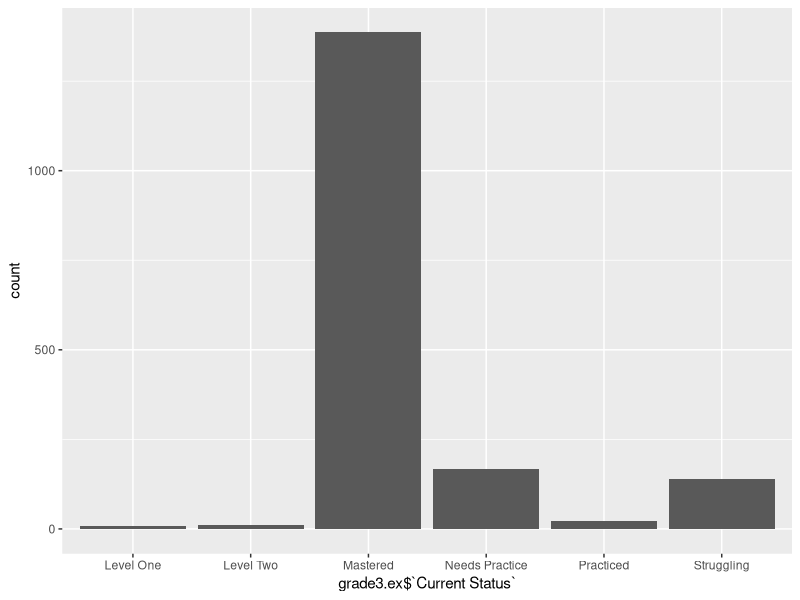
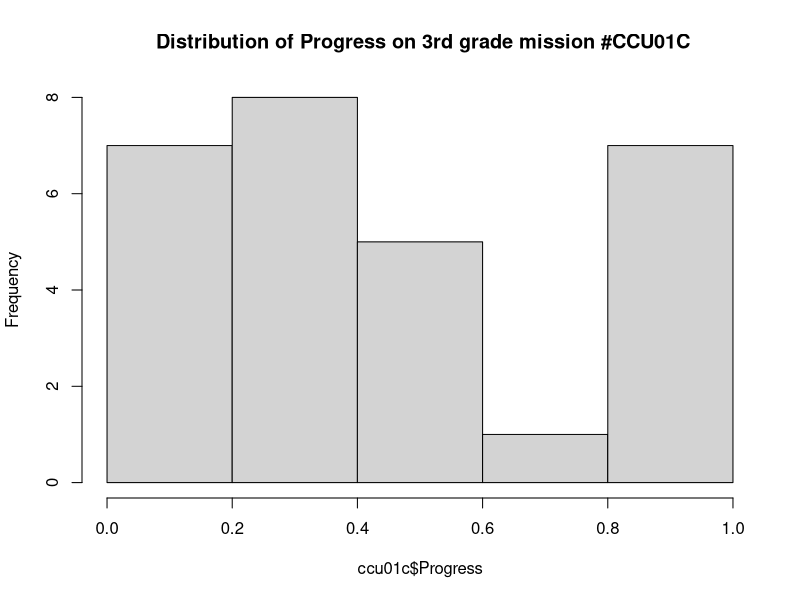
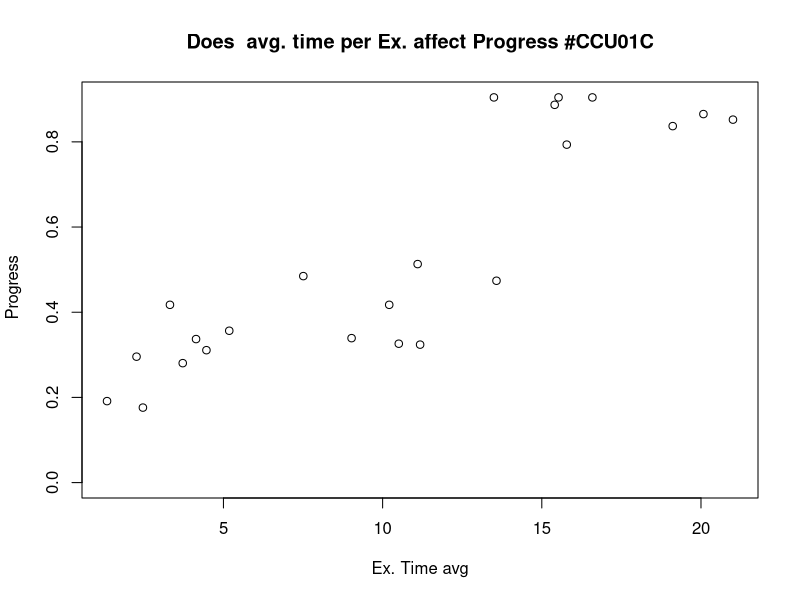
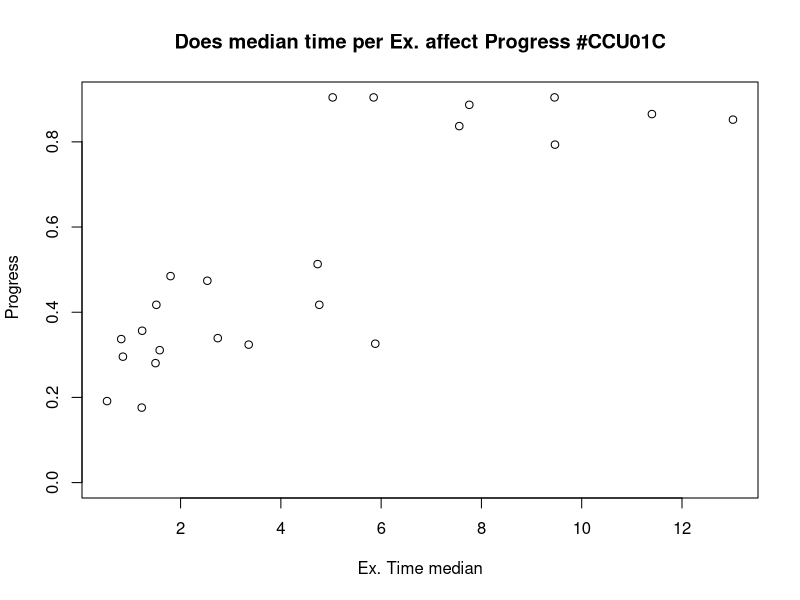
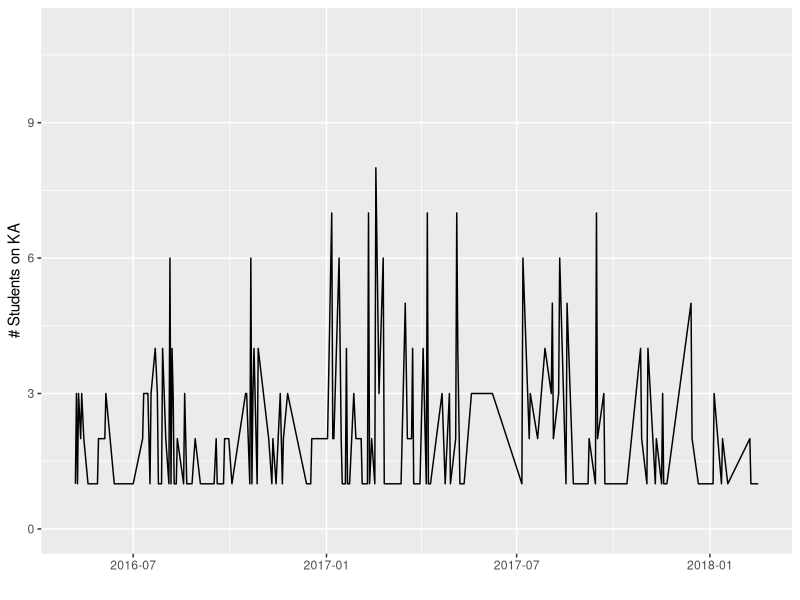
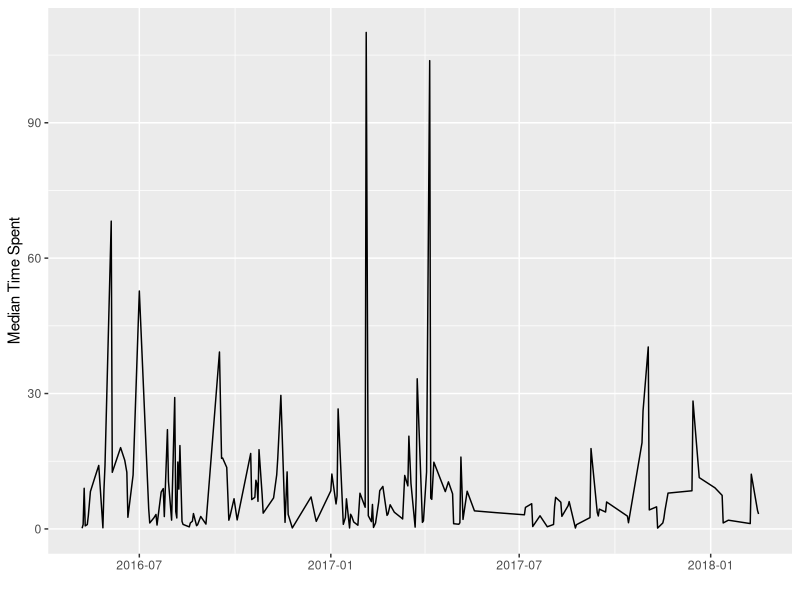

Reproduce these figures in R, in order.
## ---- chunk 1
library(readxl)
library(ggplot2)
library(dplyr)
## ---- chunk 2
library(readxl)
library(ggplot2)
library(dplyr)


################################ CCU01C MISSION: Third Grade


################  this is the data taken from CCU01C class

Summary <- read_excel("Khan Academy Report -- 02-17-1970 to 02-28-2018.xlsx", sheet = 'Summary')
Mission.specific <- read_excel("Khan Academy Report -- 02-17-1970 to 02-28-2018.xlsx", sheet = "Mission-specific")
Exercises <- read_excel("Khan Academy Report -- 02-17-1970 to 02-28-2018.xlsx", sheet = "Exercises")
Videos <- read_excel("Khan Academy Report -- 02-17-1970 to 02-28-2018.xlsx", sheet = "Videos")
Points <- read_excel("Khan Academy Report -- 02-17-1970 to 02-28-2018.xlsx", sheet = "Points")
Badges <- read_excel("Khan Academy Report -- 02-17-1970 to 02-28-2018.xlsx", sheet = "Badges")
Skills <- read_excel("Khan Academy Report Skill Progress.xlsx")



####Filter for  only the exercises that are part of the 3rd grade mission 

grade3.ex <- Exercises[Exercises$Exercise %in% Skills$Exercise,]




## ---- chunk 3
#what is the one exercise in the 3rd grade mission that no student has yet attempted?

nrow(Skills)

length(unique(grade3.ex$Exercise))

n <-   unique(grade3.ex$Exercise)  
p <- Skills$Exercise


setdiff(p,n)





## ---- chunk 4
######## Create a total minutes spent on Mission Collumn

ccu01c <- Mission.specific

m <- grade3.ex %>% select(Student,`Time Spent (min)`) %>% group_by(Student) %>% summarise(total.minutes = sum(`Time Spent (min)`))

m <- as.data.frame(m)

ccu01c <- full_join(ccu01c,m, by="Student")

#####Creating a totalHours Collumn


myHours <- function (x) {
  return (x/60)
}



totalHours <- lapply(ccu01c$total.minutes, myHours)
totalHours <- unlist(totalHours)
ccu01c <- cbind(ccu01c,totalHours)




## ---- chunk 5

#### Summarize of totalHours

summarise(ccu01c, maxHours=max(ccu01c$totalHours,na.rm=TRUE), medianhours=median(ccu01c$totalHours,na.rm=TRUE), meanHours=mean(ccu01c$totalHours,na.rm=TRUE))




## ---- chunk 6
###### Creating a Weeks Performing Collumn

myWeeks <- function (x) {
  return (x/3)
}

totalWeeks <- lapply(ccu01c$totalHours, myWeeks)
totalWeeks <- unlist(totalWeeks)
ccu01c<- cbind(ccu01c,totalWeeks)



summarise(ccu01c, max=max(ccu01c$totalWeeks,na.rm=TRUE), median=median(ccu01c$totalWeeks,na.rm=TRUE), mean=mean(ccu01c$totalWeeks,na.rm=TRUE))




## ---- chunk 7

########### Time Spent on Exercises

##### Overall Numbers for Time Spent on mission exercises

summarise(grade3.ex, max = max(`Time Spent (min)`),
          min = min(`Time Spent (min)`),
          avg = mean(`Time Spent (min)`),)



## ---- chunk 8

### Time spent by
i <- grade3.ex %>% select(Student,`Time Spent (min)` ) %>% group_by(Student) %>% summarise(Ex.time.max = max(`Time Spent (min)`),
                                                                                      Ex.time.min = min(`Time Spent (min)`),
                                                                                      ex.time.avg = mean(`Time Spent (min)`),
                                                                                      ex.time.median = median(`Time Spent (min)`))                                                                                   



##### Summarize time spent per  Excercise

 d <- grade3.ex %>% select(Exercise,`Time Spent (min)` ) %>% group_by(Exercise) %>% summarise(Ex.time.max = max(`Time Spent (min)`),
                                                                                      Ex.time.min = min(`Time Spent (min)`),
                                                                                      ex.time.avg = mean(`Time Spent (min)`),
                                                                                      ex.time.median = median(`Time Spent (min)`)) 
i <- as.data.frame(i)

ccu01c <- full_join(ccu01c,i, by="Student")


##### Create a progress collumn

nSkills <- nrow(Skills)

prog <- function (a,b,c,d,e) {
  mastered <- a *4
  level2 <- b *3
  level1 <- c * 1
  practiced <- d*1
  per <- (mastered+level2+level1+practiced)/(4*e)
  return(per)
  
}


Progress <- mapply(prog, Mission.specific$Mastered,
                   Mission.specific$`Level 2`, Mission.specific$`Level 1`, Mission.specific$Practiced, nSkills)

ccu01c <- cbind(ccu01c,Progress)




ccu01c <- ccu01c[order(ccu01c$Progress, decreasing = TRUE),]


head(ccu01c)

## ---- chunk 9


###################### Find the exercise students struggle with the most

z <- filter(grade3.ex, `Current Status`=='Struggling')

z <- table(z$Exercise)

z<- as.data.frame(z)

x <- filter(z, Freq>5)

x

## ---- chunk 10


######################################################  Graphs  ###################################################### 

######### breakdown of  current status
(bean <- table(grade3.ex$`Current Status`))


ggplot(grade3.ex,aes(grade3.ex$`Current Status`))+geom_bar()





hist(ccu01c$Progress, main= " Distribution of Progress on 3rd grade mission #CCU01C")



plot(ccu01c$ex.time.avg,ccu01c$Progress, main= "Does  avg. time per Ex. affect Progress #CCU01C", xlab="Ex. Time avg", ylab= " Progress" )

plot(ccu01c$ex.time.median,ccu01c$Progress, main= "Does median time per Ex. affect Progress #CCU01C", xlab="Ex. Time median", ylab= " Progress" )


########################  Time Series 


##### Time series of Student participation per day

grade3.ex$`Last Done` <- as.Date(grade3.ex$`Last Done`) 


d <- grade3.ex %>% select(`Last Done`,Student ) %>% group_by(`Last Done`) %>% summarise(nstudents= n_distinct(Student))


ggplot(d, aes(`Last Done`, nstudents)) + geom_line() +
  scale_x_date() + xlab("  ") + ylab(" # Students on KA ") + coord_cartesian(ylim = c(0, 11)) 



###### Time series of median time spent on KA per day


c <- grade3.ex %>% select(`Last Done`,`Time Spent (min)` ) %>% group_by(`Last Done`) %>% summarise(avg.time= median(`Time Spent (min)`))                                                                          




ggplot(c, aes(`Last Done`, avg.time)) + geom_line() +
  scale_x_date() + xlab("  ") + ylab(" Median Time Spent ") 



## ---- chunk 11





## ---- chunk 12





## ---- chunk 13





## ---- chunk 14





